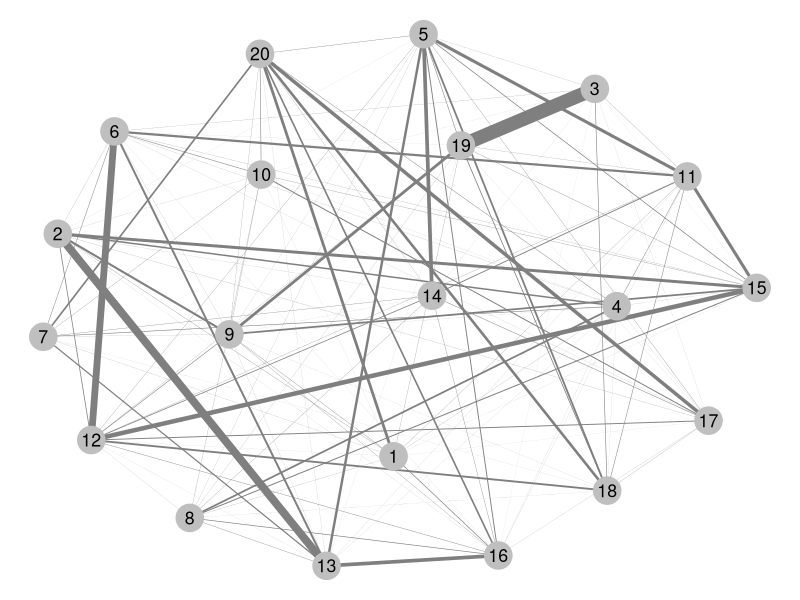
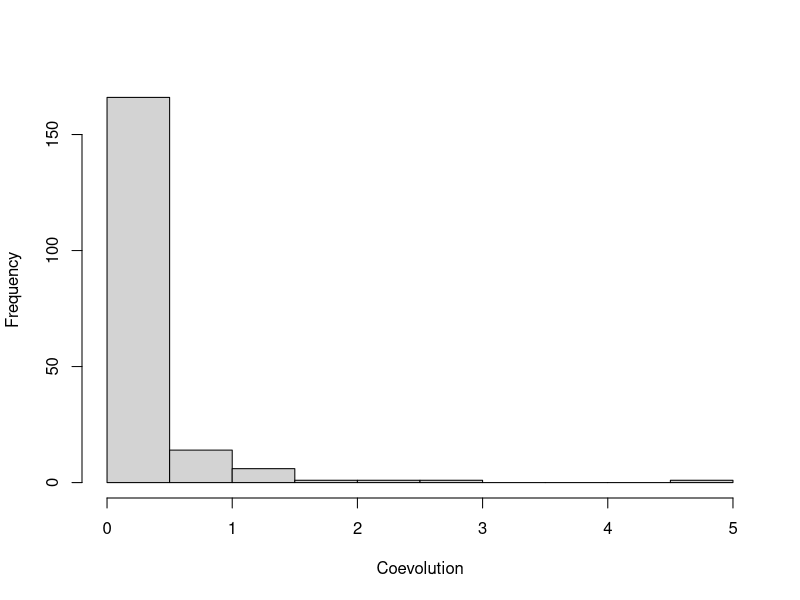
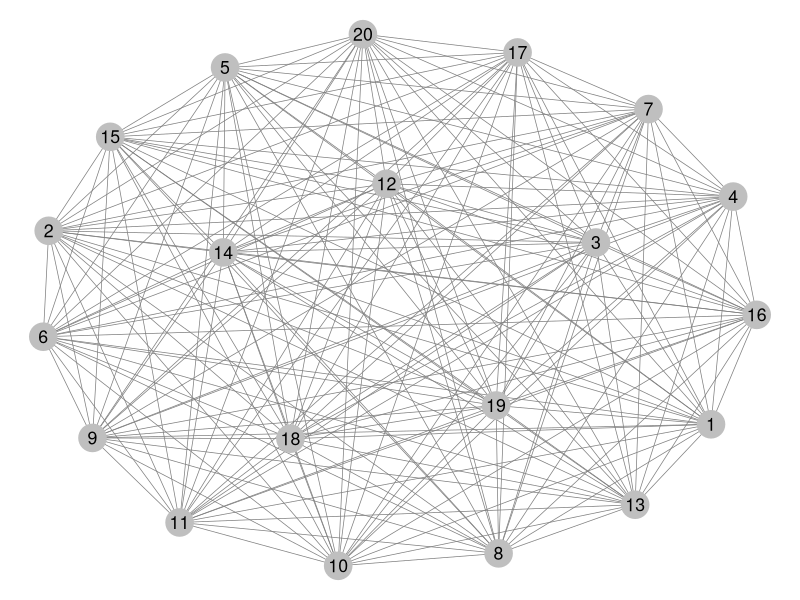
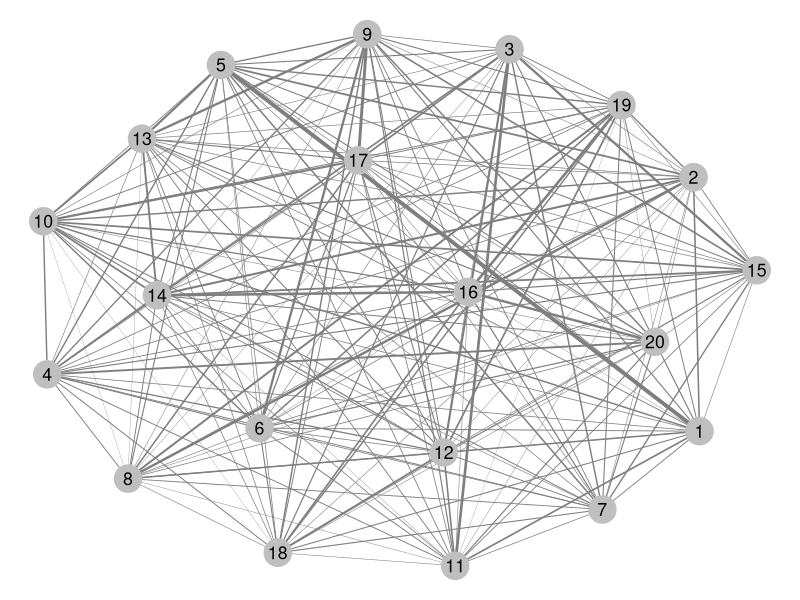
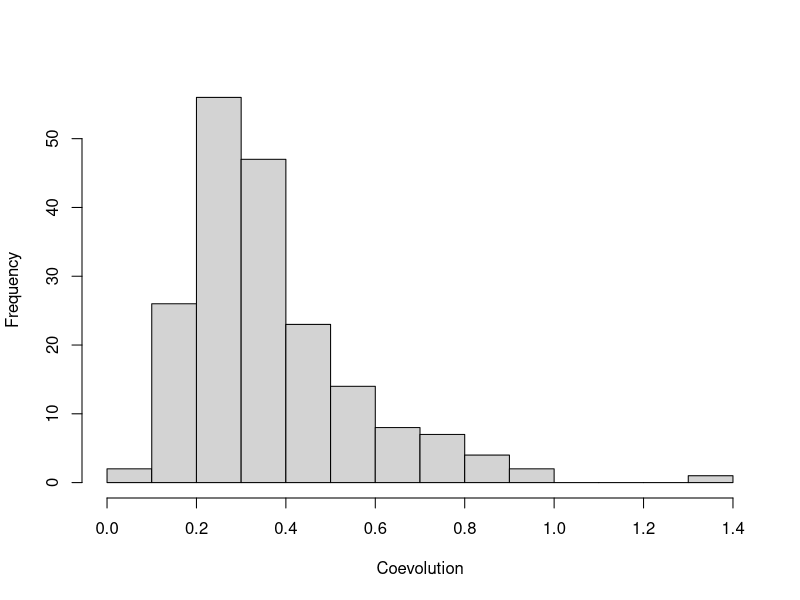
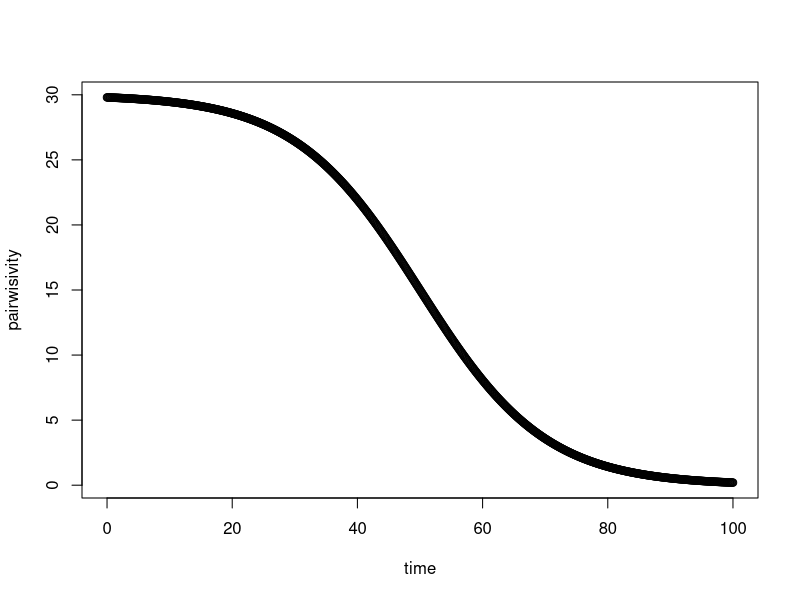
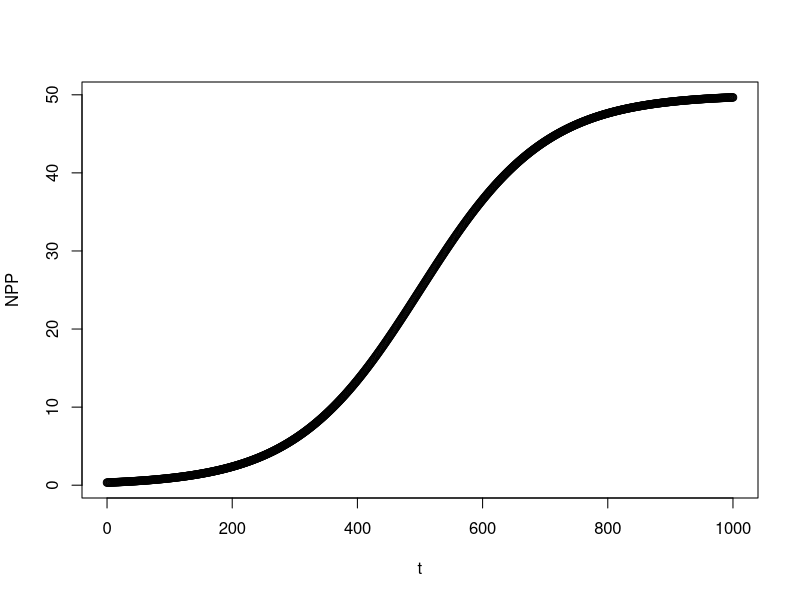
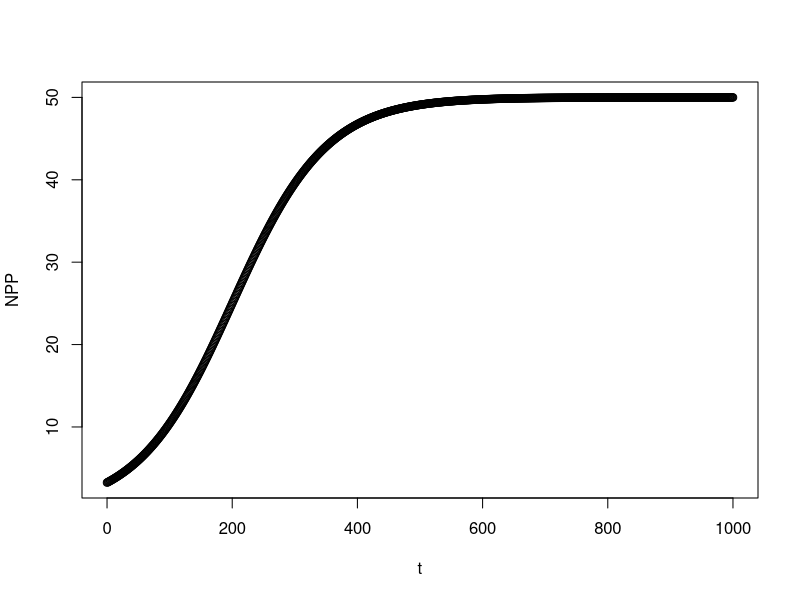

Generate these figures, in order, with R:
## ---- chunk 1
knitr::opts_chunk$set(echo = TRUE)
## ---- chunk 2
require(GGally)
require(network)
require(sna)
require(scales)
# random graph
nnodes <- 20
net  <- rgraph(nnodes, mode = "graph", tprob = 1)
nett <- net
net  <- network(net, directed = FALSE)

# vertex names
network.vertex.names(net) = letters[1:10]
## ---- chunk 3
nedge <- network.edgecount(net)
s <- 2
w <- exp(rnorm(nedge,log(.25)-s^2/2,s))
nlabel <- 1:nnodes
ggnet2(net, edge.size = w, node.label = nlabel)

### computing pi
first <- function(x){return(x*nnodes-x*(x+1)/2)}
mp <- function(x,y){
  y+first(x-1)-x
}
Pi <- NULL
sg <- NULL
wp <- w

for(j in 1:nnodes){

  biggest <- which(wp==max(wp))

  ## finding the strongest coevolving pair. this pair is gauranteed to be pairwise by definition.
  # (1,2), (1,3), (1,4), ..., (1,nnodes), (2,3), (2,4), ..., (nnodes-1,nnodes)
  # (nnodes-1) + (nnodes-2) + (nnodes-3) + ...

  i <- 1
  while(first(i)<biggest){i <- i+1}
  sp1 <- i
  sp2 <- biggest-first(i-1)+i

  t1 <- 1
  i  <- sp1+1
  while(i<nnodes){
    if( w[biggest]<w[mp(sp1,i)] ) t1<-0
    i <- i+1
  }
  i <- sp1-1
  while(i>0){
    if( w[biggest]<w[mp(i,sp1)] ) t1<-0
    i <- i-1
  }
  
  t2 <- 1
  i  <- sp2+1
  while(i<nnodes){
    if( w[biggest]<w[mp(sp2,i)] ) t2<-0
    i <- i+1
  }
  i <- sp2-1
  while(i>0){
    if( w[biggest]<w[mp(i,sp2)] ) t2<-0
    i <- i-1
  }

  if(sp1 %in% Pi) t1 <- 0
  if(sp2 %in% Pi) t2 <- 0
  
  if(t1 && t2){
    Pi <- rbind(Pi,c(sp1,sp2))
    sg <- c(sg,biggest)
  }
  
  wp[biggest] <- 0

}
pi <- (nrow(Pi)/nedge)*sum(w[sg])
hist(w,xlab="Coevolution",main="")
## ---- chunk 4
# random graph
net = rgraph(nnodes, mode = "graph", tprob = 1)
net = network(net, directed = FALSE)

# vertex names
network.vertex.names(net) = letters[1:10]
## ---- chunk 5
nlabel <- 1:nnodes
ggnet2(net, node.label = nlabel)
## ---- chunk 6
# random graph
net = rgraph(nnodes, mode = "graph", tprob = 1)
net = network(net, directed = FALSE)

# vertex names
network.vertex.names(net) = letters[1:10]
## ---- chunk 7
nedge <- network.edgecount(net)
#w <- rexp(nedge,3)
s <- .5
w <- exp(rnorm(nedge,log(.25)+s^2,s))
nlabel <- 1:nnodes
ggnet2(net, edge.size = w, node.label = nlabel)

### computing pi
first <- function(x){return(x*nnodes-x*(x+1)/2)}
mp <- function(x,y){
  y+first(x-1)-x
}
Pi <- NULL
sg <- NULL
wp <- w

for(j in 1:nnodes){

  biggest <- which(wp==max(wp))

  ## finding the strongest coevolving pair. this pair is gauranteed to be pairwise by definition.
  # (1,2), (1,3), (1,4), ..., (1,nnodes), (2,3), (2,4), ..., (nnodes-1,nnodes)
  # (nnodes-1) + (nnodes-2) + (nnodes-3) + ...

  i <- 1
  while(first(i)<biggest){i <- i+1}
  sp1 <- i
  sp2 <- biggest-first(i-1)+i

  t1 <- 1
  i  <- sp1+1
  while(i<nnodes){
    if( w[biggest]<w[mp(sp1,i)] ) t1<-0
    i <- i+1
  }
  i <- sp1-1
  while(i>0){
    if( w[biggest]<w[mp(i,sp1)] ) t1<-0
    i <- i-1
  }
  
  t2 <- 1
  i  <- sp2+1
  while(i<nnodes){
    if( w[biggest]<w[mp(sp2,i)] ) t2<-0
    i <- i+1
  }
  i <- sp2-1
  while(i>0){
    if( w[biggest]<w[mp(i,sp2)] ) t2<-0
    i <- i-1
  }

  if(sp1 %in% Pi) t1 <- 0
  if(sp2 %in% Pi) t2 <- 0
  
  if(t1 && t2){
    Pi <- rbind(Pi,c(sp1,sp2))
    sg <- c(sg,biggest)
  }
  
  wp[biggest] <- 0

}
pi <- (nrow(Pi)/nedge)*sum(w[sg])

hist(w,xlab="Coevolution",main="")
## ---- chunk 8
s <- 1
nums <- seq(0,100,0.1)
pi <- 30/(1+exp((nums-50)/10))
## ---- chunk 9
plot(nums,pi,xlab="time",ylab="pairwisivity")
## ---- chunk 10
t <- seq(0,1000,1)
NPP <- 50/(1+exp((500-t)/100))
## ---- chunk 11
plot(t,NPP)
## ---- chunk 12
t <- seq(0,1000,1)
NPP <- 50/(1+exp((200-t)/75))
## ---- chunk 13
plot(t,NPP)
